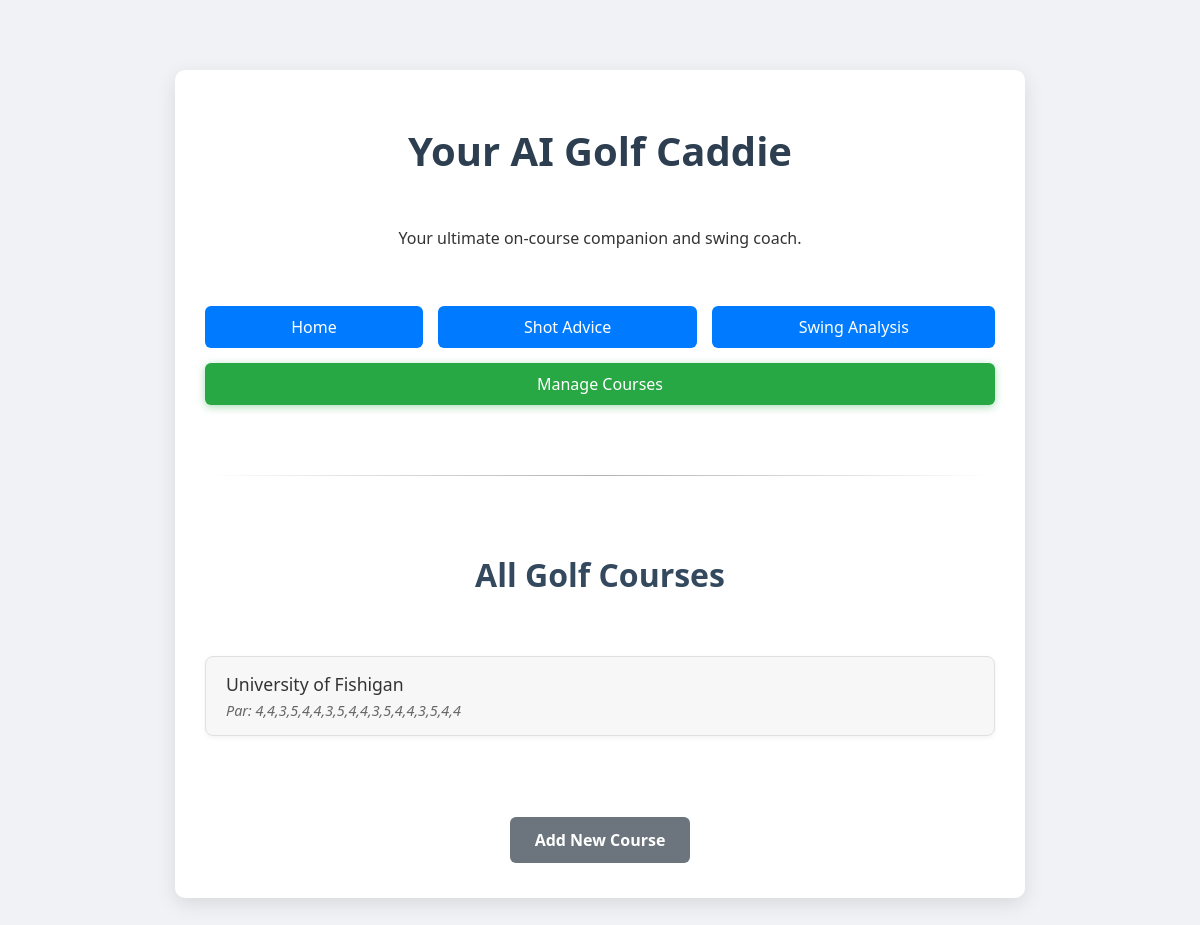
The app's page /list_courses, older data.
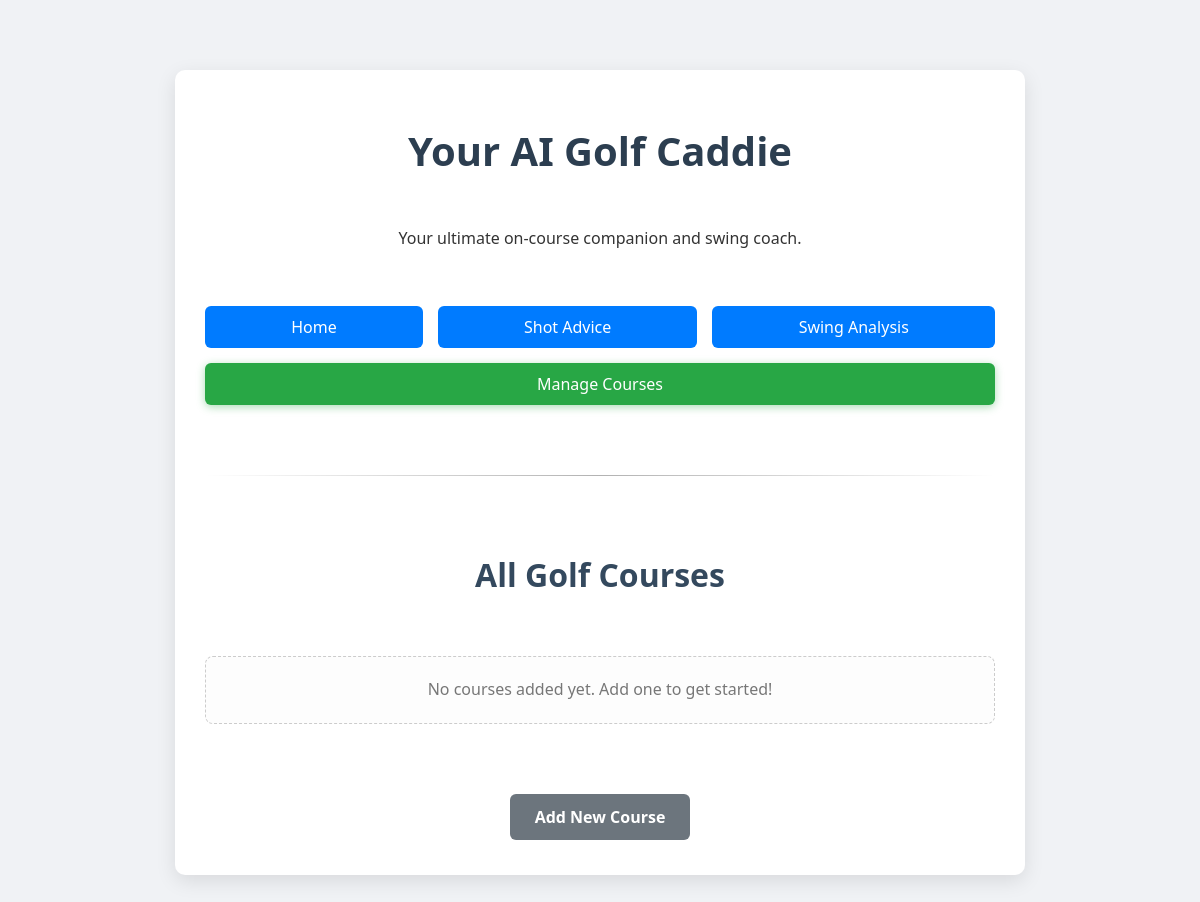
The same page, newer data.
### app.py (models this page shows, shortened)
class Course(db.Model):
    id = db.Column(db.Integer, primary_key=True)
    name = db.Column(db.String(100), unique=True, nullable=False)
    par_string = db.Column(db.String(200), nullable=False, default='3,4,5,3,4,5,3,4,5,3,4,5,3,4,5,3,4,5') # Default for 18 holes of par 4

### app.py (the view)
@app.route('/list_courses')
def list_courses():
    courses = Course.query.order_by(Course.name).all()
    return render_template('list_courses.html', courses=courses, current_page='courses')

### templates/list_courses.html (shortened to what this page needs)
{% extends 'base.html' %}
{% block content %}
    <h2>All Golf Courses</h2>
    {% if courses %}
        <ul class="course-list">
            {% for course in courses %}
                <li class="course-item">
                    <span>{{ course.name }}</span>
                    <span class="par-info">Par: {{ course.par_string }}</span>
                </li>
            {% endfor %}
        </ul>
    {% else %}
        <p class="no-courses">No courses added yet. Add one to get started!</p>
    {% endif %}
    <div class="add-course-link">
        <a href="{{ url_for('add_course') }}" class="btn btn-secondary">Add New Course</a>
    </div>
{% endblock %}

### templates/base.html (shortened to what this page needs)
<!DOCTYPE html>
<html lang="en">
<head>
    <link rel="stylesheet" href="{{ url_for('static', filename='css/style.css') }}">
</head>
<body>
    <div class="container">
        <h1>Your AI Golf Caddie</h1>
        <p>Your ultimate on-course companion and swing coach.</p>
        <div class="nav-links">
            <a href="{{ url_for('index') }}" class="{{ 'active-nav-item' if current_page == 'home' else '' }}">Home</a>
            <a href="{{ url_for('shot_advice_page') }}" class="{{ 'active-nav-item' if current_page == 'shot_advice' else '' }}">Shot Advice</a>
            <a href="{{ url_for('swing_analysis_page') }}" class="{{ 'active-nav-item' if current_page == 'swing_analysis' else '' }}">Swing Analysis</a>
            <a href="{{ url_for('list_courses') }}" class="{{ 'active-nav-item' if current_page == 'courses' or current_page == 'add_course' else '' }}">Manage Courses</a>
            </div>
        <hr>
        {% block content %}{% endblock %}
    </div>
</body>
</html>

### static/css/style.css (style rules this page uses)
body { font-family: 'Segoe UI', 'Roboto', 'Helvetica Neue', Arial, sans-serif; margin: 0; padding: 20px; background-color: #f0f2f5; color: #333; display: flex; justify-content: center; align-items: flex-start; min-height: 100vh; box-sizing: border-box; }
.container { background-color: #ffffff; padding: 30px; border-radius: 10px; box-shadow: 0 6px 20px rgba(0,0,0,0.1); max-width: 850px; width: 100%; margin-top: 50px; margin-bottom: 50px; box-sizing: border-box; display: flex; flex-direction: column; gap: 20px; }
h1 { color: #2c3e50; text-align: center; margin-bottom: 15px; font-size: 2.5em; font-weight: 700; line-height: 1.2; }
h2 { color: #34495e; text-align: center; margin-bottom: 20px; font-size: 2em; font-weight: 600; }
p { line-height: 1.6; margin-bottom: 15px; text-align: center; }
.nav-links { display: flex; flex-wrap: wrap; justify-content: center; gap: 15px; margin-top: 20px; margin-bottom: 20px; }
.nav-links a { display: block; padding: 10px 20px; background-color: #007bff; color: white; text-decoration: none; border-radius: 6px; transition: background-color 0.3s ease, transform 0.2s ease; font-weight: 500; text-align: center; flex-grow: 1; min-width: 150px; }
.nav-links a.active-nav-item { background-color: #28a745; box-shadow: 0 2px 8px rgba(40, 167, 69, 0.4); }
hr { border: 0; height: 1px; background-image: linear-gradient(to right, rgba(0, 0, 0, 0), rgba(0, 0, 0, 0.3), rgba(0, 0, 0, 0)); margin: 30px 0; }
.btn { display: inline-block; padding: 12px 25px; font-size: 1em; font-weight: 600; text-align: center; text-decoration: none; border-radius: 6px; cursor: pointer; transition: background-color 0.3s ease, transform 0.2s ease, box-shadow 0.3s ease; border: none; margin: 5px; }
.btn-secondary { background-color: #6c757d; color: white; }
.add-course-link { text-align: center; margin-top: 30px; }
.no-courses { text-align: center; color: #777; padding: 20px; border: 1px dashed #ccc; border-radius: 8px; margin-top: 20px; background-color: #fdfdfd; }

Row changes from the older to the newer data that the page shows:
removed Course: name "University of Fishigan", par_string "4,4,3,5,4,4,3,5,4,4,3,5,4,4,3,5,4,4"
Text that changed along with them:
text now shown: "No courses added yet. Add one to get started!"
